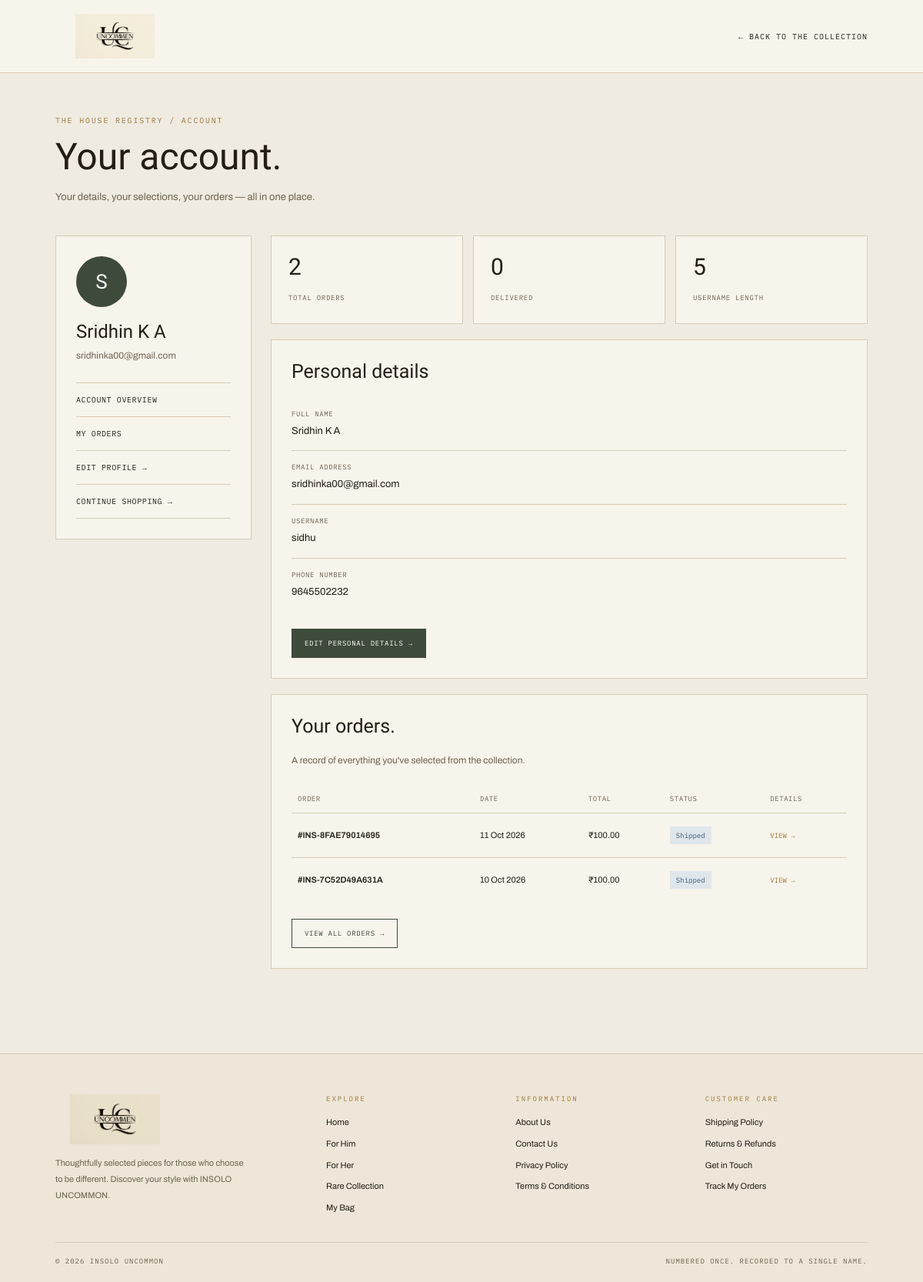
The app's page /profile/ (signed in) with its own data.
### customer/models.py (models this page shows, shortened)
class Customer(models.Model):
    name = models.CharField(max_length=100)
    email = models.EmailField(unique=True)
    phone = models.CharField(max_length=20)
    username = models.CharField(max_length=100, unique=True)
    password = models.CharField(max_length=255)

class Order(models.Model):
    STATUS_CHOICES = [
        ("PENDING", "Pending"),
        ("CONFIRMED", "Confirmed"),
        ("SHIPPED", "Shipped"),
        ("DELIVERED", "Delivered"),
        ("CANCELLED", "Cancelled"),
    ]
    customer = models.ForeignKey(
        Customer,
        on_delete=models.CASCADE,
        related_name="orders",
    )
    order_number = models.CharField(max_length=30, unique=True)
    total_amount = models.DecimalField(max_digits=10, decimal_places=2)
    status = models.CharField(
        max_length=20,
        choices=STATUS_CHOICES,
        default="PENDING",
    )
    shipping_address = models.TextField()
    created_at = models.DateTimeField(auto_now_add=True)
    updated_at = models.DateTimeField(auto_now=True)

### customer/views.py (the view)
# urls.py: path("profile/", views.customer_profile, name="customer_profile"),
def customer_profile(request):
    customer = get_profile_customer(request)
    if not customer:
        messages.info(request, "Please sign in to view your profile.")
        return redirect("login")
    orders = Order.objects.filter(
        customer=customer
    ).order_by("-created_at")
    return render(request, "customer/profile.html", {
        "customer": customer,
        "orders": orders,
        "total_orders": orders.count(),
        "delivered_orders": orders.filter(status="DELIVERED").count(),
    })

### customer/views.py (called while the page is built)
def get_profile_customer(request):
    customer_id = request.session.get("customer_id")
    if not customer_id:
        return None
    return Customer.objects.filter(id=customer_id).first()

### templates/customer/profile.html (shortened to what this page needs)
{% load static %}
<!DOCTYPE html>
<html lang="en">
<head>
</head>
<body>
<header class="topbar">
    <a href="{% url 'customer_home' %}" class="logo" aria-label="UNCOMMON home">
        <img
            src="{% static 'customer/images/uncommon-logo.jpeg' %}"
            alt="UNCOMMON"
        >
    </a>
    <a href="{% url 'customer_home' %}" class="top-link">
        &larr; Back to the collection
    </a>
</header>
<main class="container">
    <p class="eyebrow">The House Registry / Account</p>
    <h1>Your account.</h1>
    <p class="intro">
        Your details, your selections, your orders — all in one place.
    </p>
    <div class="layout">
        <aside>
            <div class="card">
                <div class="avatar">
                    {{ customer.name|first|upper }}
                </div>
                <div class="customer-name">{{ customer.name }}</div>
                <div class="customer-email">{{ customer.email }}</div>
                <nav class="side-nav">
                    <a href="#overview">Account overview</a>
                    <a href="#orders">My orders</a>
                    <a href="{% url 'edit_customer_profile' %}">
                        Edit profile &rarr;
                    </a>
                    <a href="{% url 'customer_home' %}">
                        Continue shopping &rarr;
                    </a>
                </nav>
            </div>
        </aside>
        <section>
            <div class="stats">
                <div class="stat">
                    <strong>{{ total_orders }}</strong>
                    <span>Total orders</span>
                </div>
                <div class="stat">
                    <strong>{{ delivered_orders }}</strong>
                    <span>Delivered</span>
                </div>
                <div class="stat">
                    <strong>{{ customer.username|length }}</strong>
                    <span>Username length</span>
                </div>
            </div>
            <div class="card" id="overview">
                <h2 class="section-title">Personal details</h2>
                <div class="profile-row">
                    <div>
                        <div class="field-label">Full name</div>
                        <div class="field-value">{{ customer.name }}</div>
                    </div>
                </div>
                <div class="profile-row">
                    <div>
                        <div class="field-label">Email address</div>
                        <div class="field-value">{{ customer.email }}</div>
                    </div>
                </div>
                <div class="profile-row">
                    <div>
                        <div class="field-label">Username</div>
                        <div class="field-value">{{ customer.username }}</div>
                    </div>
                </div>
                <div class="profile-row">
                    <div>
                        <div class="field-label">Phone number</div>
                        <div class="field-value">
                            {{ customer.phone|default:"Not provided" }}
                        </div>
                    </div>
                </div>
                <a
                    href="{% url 'edit_customer_profile' %}"
                    class="btn"
                    style="margin-top:22px"
                >
                    Edit personal details &rarr;
                </a>
            </div>
            <div class="card" id="orders">
                <h2 class="section-title">Your orders.</h2>
                <p class="intro" style="font-size:12px; margin-bottom:20px">
                    A record of everything you've selected from the collection.
                </p>
                {% if orders %}
                <div class="orders">
                    <table>
                        <thead>
                            <tr>
                                <th>Order</th>
                                <th>Date</th>
                                <th>Total</th>
                                <th>Status</th>
                                <th>Details</th>
                            </tr>
                        </thead>
                        <tbody>
                            {% for order in orders %}
                            <tr>
                                <td class="order-number">
                                    #{{ order.order_number }}
                                </td>
                                <td>
                                    {{ order.created_at|date:"d M Y" }}
                                </td>
                                <td>
                                    ₹{{ order.total_amount|floatformat:2 }}
                                </td>
                                <td>
                                    <span class="status
                                        {% if order.status == 'PENDING' %}status-pending
                                        {% elif order.status == 'CONFIRMED' %}status-confirmed
                                        {% elif order.status == 'SHIPPED' %}status-shipped
                                        {% elif order.status == 'DELIVERED' %}status-delivered
                                        {% elif order.status == 'CANCELLED' %}status-cancelled
                                        {% endif %}">
                                        {{ order.get_status_display }}
                                    </span>
                                </td>
                                <td>
                                    <a
                                        href="{% url 'order_detail' order.order_number %}"
                                        class="order-link"
                                    >
                                        VIEW &rarr;
                                    </a>
                                </td>
                            </tr>
                            {% endfor %}
                        </tbody>
                    </table>
                </div>
                <a
                    href="{% url 'my_orders' %}"
                    class="btn btn-outline"
                    style="margin-top:22px"
                >
                    View all orders &rarr;
                </a>
                {% endif %}
            </div>
        </section>
    </div>
</main>
<footer class="site-footer">
    <div class="footer-main">
        <div class="footer-brand">
            <a href="{% url 'customer_home' %}" aria-label="UNCOMMON home">
                <img
                    src="{% static 'customer/images/uncommon-logo.jpeg' %}"
                    alt="UNCOMMON"
                    loading="lazy"
                >
            </a>
            <p>
                Thoughtfully selected pieces for those who choose to be different.
                Discover your style with INSOLO UNCOMMON.
            </p>
        </div>
        <div>
            <h3 class="footer-heading">EXPLORE</h3>
            <div class="footer-links">
                <a href="{% url 'customer_home' %}">Home</a>
                <a href="{% url 'section_products' 'HIM' %}">For Him</a>
                <a href="{% url 'section_products' 'HER' %}">For Her</a>
                <a href="{% url 'section_products' 'RARE' %}">Rare Collection</a>
                <a href="{% url 'bag_view' %}">My Bag</a>
            </div>
        </div>
        <div>
            <h3 class="footer-heading">INFORMATION</h3>
            <div class="footer-links">
                <button type="button" data-open-legal="about-modal">About Us</button>
                <button type="button" data-open-legal="contact-modal">Contact Us</button>
                <button type="button" data-open-legal="privacy-modal">Privacy Policy</button>
                <button type="button" data-open-legal="terms-modal">Terms &amp; Conditions</button>
            </div>
        </div>
        <div>
            <h3 class="footer-heading">CUSTOMER CARE</h3>
            <div class="footer-links">
                <button type="button" data-open-legal="shipping-modal">Shipping Policy</button>
                <button type="button" data-open-legal="refund-modal">Returns &amp; Refunds</button>
                <button type="button" data-open-legal="contact-modal">Get in Touch</button>
                <a href="{% url 'my_orders' %}">Track My Orders</a>
            </div>
        </div>
    </div>
    <div class="footer-bottom">
        <span>&copy; {% now "Y" %} INSOLO UNCOMMON</span>
        <span>NUMBERED ONCE. RECORDED TO A SINGLE NAME.</span>
    </div>
</footer>
</body>
</html>

### records on screen
Customer: name|first "S", name "Sridhin K A", email "sridhinka00@gmail.com", username|length "5", username "sidhu", phone "9645502232"
Order: order_number "INS-8FAE79014695", created_at "11 Oct 2026", total_amount "100.00", status "Shipped"
Order: order_number "INS-7C52D49A631A", created_at "10 Oct 2026", total_amount "100.00", status "Shipped"

### other values on screen
{{ total_orders }} "2"
{{ delivered_orders }} "0"
